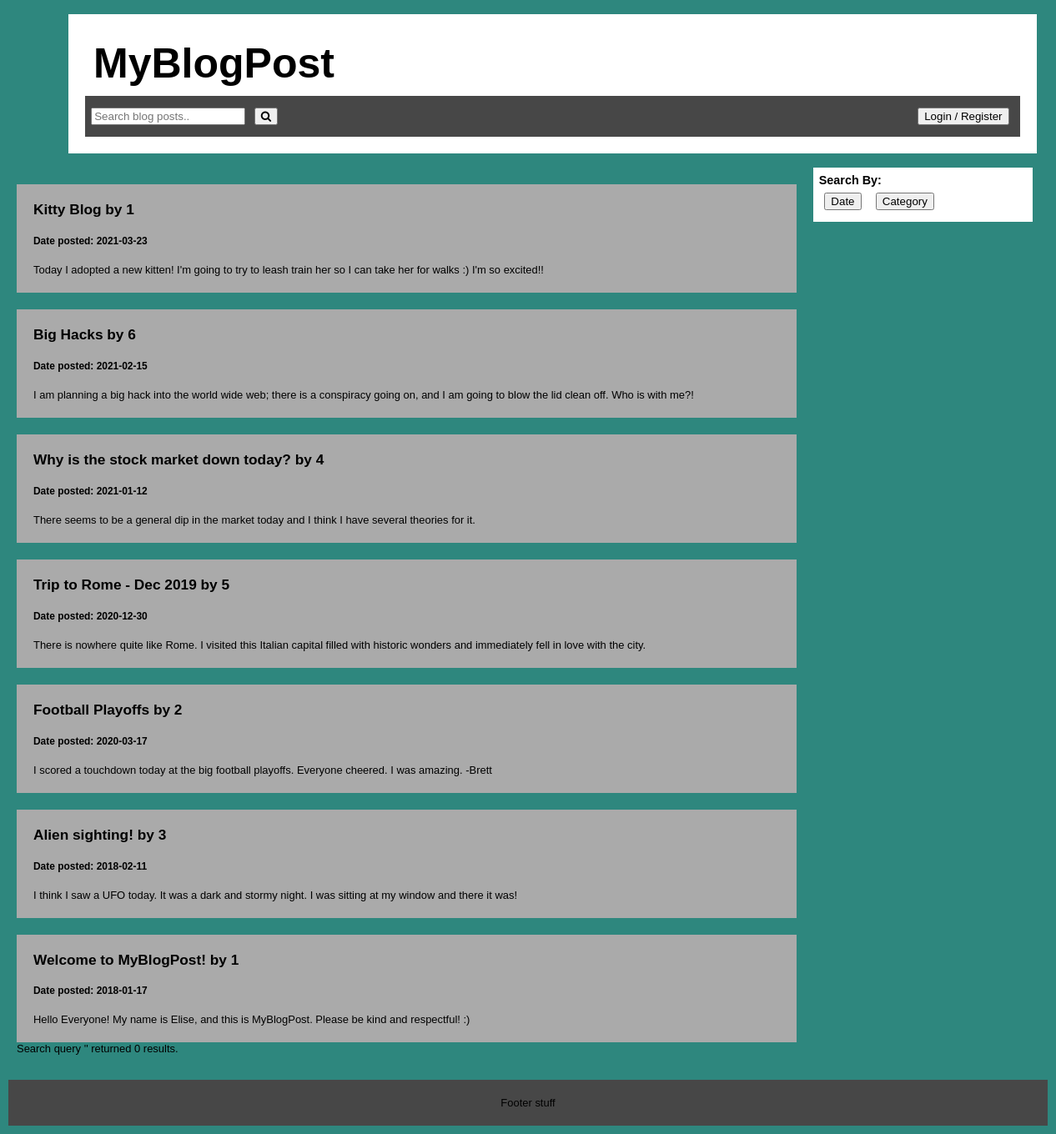
The app's page /home.php with its own data.
### tables this page shows
CREATE TABLE `Blogpost` (
	`postid` INT AUTO_INCREMENT PRIMARY KEY NOT NULL,
	`authorid` INT NOT NULL,
	`title` VARCHAR(200),
	`content` TEXT, 
	`date` DATE, 
	`category` VARCHAR(20) DEFAULT "Off Topic"
);

### displayposts.php (the view, shortened to what this page needs)
<?php
    include 'db_info/db_credentials.php';
    $conn = mysqli_connect($dbhost, $dbuser, $dbpass, $db);
    $error = mysqli_connect_error();
        if ($error != null) {
            $errmsg = "<p>Database connection failed</p>";
            exit($errmsg);
        }
        else {
            $sqlDisplay = "SELECT * FROM blogpost ORDER BY date DESC";
            $displayResult = mysqli_query($conn, $sqlDisplay);
            if (mysqli_num_rows($displayResult) > 0) {
                while ($row = mysqli_fetch_assoc($displayResult)) {
                    echo "<div class='post-entry'>";
                    echo "<h2>".$row['title']."&nbsp;by&nbsp;".$row['authorid']."</h2>";
                    echo "<h5>Date posted:&nbsp;".$row['date']."</h5>";
                    echo "<p>".$row['content']."</p>";
                    echo "</div>";
               }
            }
            else {
                    echo "<p>0 results returned.</p>";
            }
            $keyword = $_POST['search-keyword'];
            $searchBtn = $_POST['search'];
            if (isset($searchBtn) && !empty($keyword)) {
                $sqlSearch = "SELECT * FROM blogpost WHERE title LIKE %".$keyword."% ORDER BY date DESC";
                $searchResult = mysqli_query($conn,$sqlSearch);
                if (mysqli_num_rows($searchResult)> 0) {
                    while ($searchrow = mysqli_fetch_assoc($searchResult)) {
                        echo "<div class='post-entry'>";
                        echo "<h2>".$searchrow['title']."&nbsp;by&nbsp;".$searchrow['authorid']."</h2>";
                        echo "<h5>Date posted:&nbsp;".$searchrow['date']."</h5>";
                        echo "<p>".$searchrow['content']."</p>";
                        echo "</div>";
                    }
                }
            }
            else {
                echo "<p>Search query '".$keyword."' returned 0 results.</p>";
            }
        }
?>

### css/style.css (style rules this page uses)
html, body, header, footer, hgroup, nav, article, section, figure, figcaption, h1, h2, h3, ul, li, div, p, img { margin: 0; padding: 0; font-size: 100%; vertical-align: baseline; border: 0; }
body { background-color: #2e877e; width: 100%; }
html { font-family: Tahoma, Helvetica, sans-serif; }
h2 { font-size: 1.2em; }
p, body { font-size: 0.9em; }
#home-body { background-color: #2e877e; box-sizing: border-box; padding: 10px; }
.post-entry { background-color: #AAA; padding: 20px; margin-top: 20px; }

### records on screen
blogpost: title "Kitty Blog", authorid "1", date "2021-03-23", content "Today I adopted a new kitten! I'm going to try to leash train her so I can take her for walks :) I'm so excited!!"
blogpost: title "Big Hacks", authorid "6", date "2021-02-15", content "I am planning a big hack into the world wide web; there is a conspiracy going on, and I am going to blow the lid clean off. Who is with me?!"
blogpost: title "Why is the stock market down today?", authorid "4", date "2021-01-12", content "There seems to be a general dip in the market today and I think I have several theories for it."
blogpost: title "Trip to Rome - Dec 2019", authorid "5", date "2020-12-30", content "There is nowhere quite like Rome. I visited this Italian capital filled with historic wonders and immediately fell in love with the city."
blogpost: title "Football Playoffs", authorid "2", date "2020-03-17", content "I scored a touchdown today at the big football playoffs. Everyone cheered. I was amazing. -Brett"
blogpost: title "Alien sighting!", authorid "3", date "2018-02-11", content "I think I saw a UFO today. It was a dark and stormy night. I was sitting at my window and there it was!"
blogpost: title "Welcome to MyBlogPost!", authorid "1", date "2018-01-17", content "Hello Everyone! My name is Elise, and this is MyBlogPost. Please be kind and respectful! :)"
